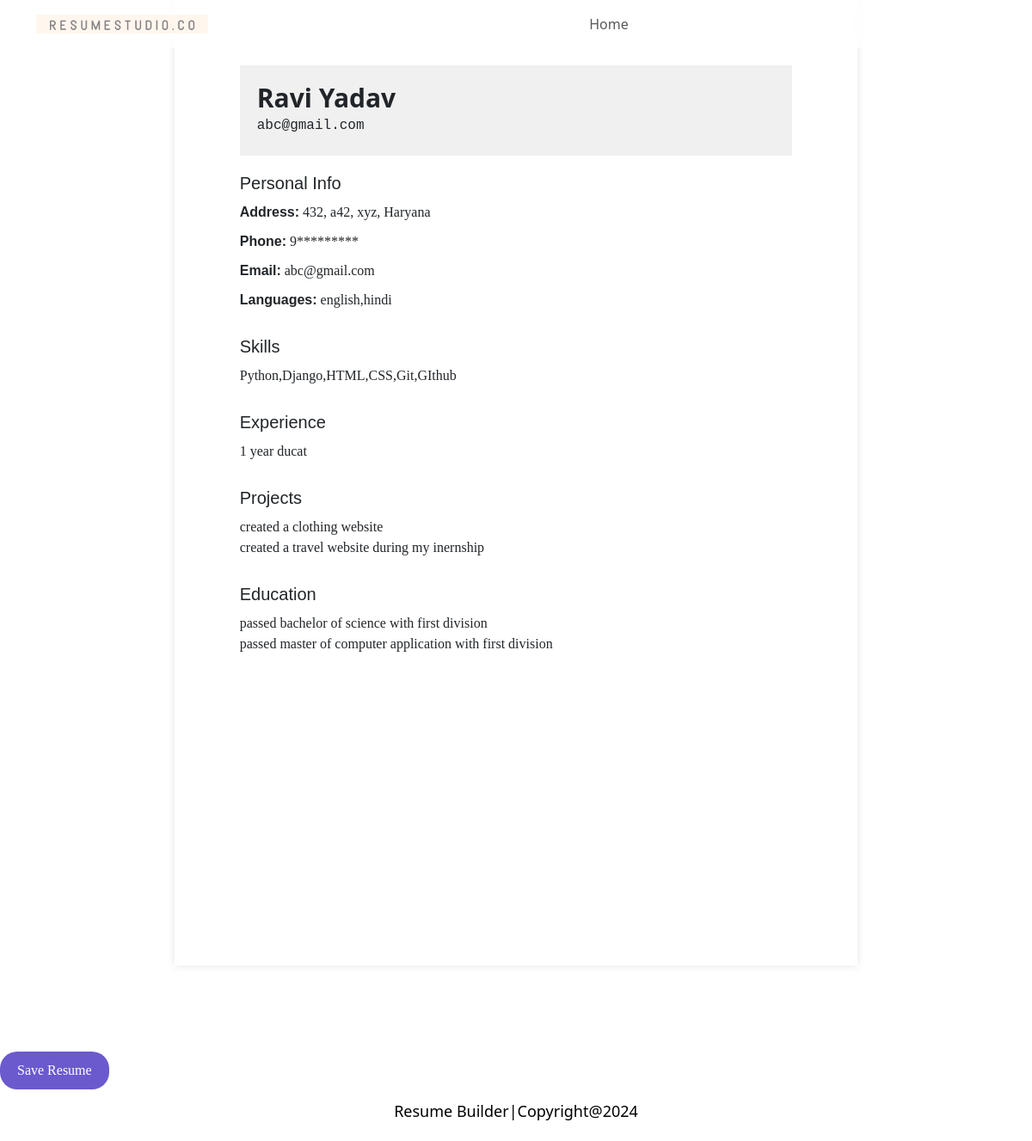
/1/, run on the app's committed database.
### app/models.py (models this page shows, shortened)
class Resume(models.Model):
    name = models.CharField(max_length=100)
    email = models.EmailField(max_length=100)
    phone = models.CharField(max_length=20)
    education = models.TextField(max_length=5000)
    experience = models.TextField(max_length=5000)
    skills = models.TextField(max_length=5000)
    languages = models.CharField(max_length=500)
    projects = models.TextField(max_length=5000, default=None)
    state = models.CharField(max_length=100,default=None, blank=True)
    city = models.CharField(max_length=100,default=None, blank=True)
    block = models.CharField(max_length=200,default=None, blank=True)
    house_number = models.CharField(max_length=100,default=None, blank=True)

### app/views.py (the view)
# urls.py: path('<int:pk>/', views.resume_detail, name='resume_detail'),
def resume_detail(request,pk):
    resume= Resume.objects.get(pk=pk)
    context = {'resume': resume}
    return render(request,'app/resume_detail.html' ,context)

### app/templates/app/resume_detail.html
{% extends 'app/base.html' %}
{% load static %}
{% block main-content %}
<div class="resume-container">
    <div class="resume-header">
        <h1>{{ resume.name }}</h1>
        <h5>{{ resume.email }}</h5>
    </div>
    <div class="resume-columns">
        <div class="resume-column">
            <h2>Personal Info</h2>
            <p><strong>Address:</strong> {{ resume.house_number }}, {{ resume.block }}, {{ resume.city }}, {{ resume.state }}</p>
            <p><strong>Phone:</strong> {{ resume.phone }}</p>
            <p><strong>Email:</strong> {{ resume.email }}</p>
            <p><strong>Languages:</strong> {{ resume.languages }}</p>
        </div>
        <div class="resume-column">
            <h2>Skills</h2>
            <p class="wrap-text">{{ resume.skills }}</p>
        </div>
        <div class="resume-column">
            <h2>Experience</h2>
            <p class="wrap-text">{{ resume.experience }}</p>
        </div>
        <div class="resume-column">
            <h2>Projects</h2>
            <p class="wrap-text">{{ resume.projects }}</p>
        </div>
        <div class="resume-column">
            <h2>Education</h2>
            <p class="wrap-text">{{ resume.education }}</p>
        </div>
    </div>
</div>
<a href="{% url 'download_jpg' pk=resume.pk %}" target="_blank">
    <button class="round-button2">Save Resume</button>
</a>
{% endblock main-content %}

### app/templates/app/base.html (shortened to what this page needs)
<!DOCTYPE html>
{% load static %}
<html lang="en">
<head>
    <link href="https://cdn.jsdelivr.net/npm/bootstrap@5.3.2/dist/css/bootstrap.min.css" rel="stylesheet">
    <link rel="stylesheet" href="{% static 'app/css/styles.css' %}"/>
</head>
<body>
  <nav class="navbar navbar-expand-lg">
    <div class="container">
        <a class="navbar-brand" href="#">
            <img src="{% static "app/images/resumelogo.jpg" %}" class="logo" alt="Logo"/>
        </a>
        <div class="collapse navbar-collapse" id="navbarSupportedContent">
            <ul class="navbar-nav">
                <li class="nav-item">
                    <a class="nav-link" href="/">Home</a>
                </li>
            </ul>
        </div>
    </div>
  </nav>
  <footer>
    <p>Resume Builder|Copyright@2024</p>
  </footer>
{% block main-content %}{% endblock main-content %}
</body>
</html>

### app/static/app/css/styles.css (style rules this page uses)
* { padding:0; margin:0;box-sizing: border-box; }
body { width: 100%; background-color:white; }
.logo { mix-blend-mode:hue; width: 200px; height: auto; background-color: rgba(255, 255, 255, 0.5) ! important; }
.navbar { position: fixed; width: 100%; justify-content: center; align-items: center; background: rgba(255, 255, 255, 0.5); backdrop-filter: blur(10px); -webkit-backdrop-filter: blur(10px); }
.navbar-brand, .navbar-nav { display: flex; align-items: center; justify-content: center; }
.navbar-collapse { justify-content: center; }
.nav-item { padding: 0 10px; }
footer { background: rgba(255, 255, 255, 0.5); backdrop-filter: blur(10px); -webkit-backdrop-filter: blur(10px); color: black; text-align: center; padding: 5px; width: 100%; box-sizing: border-box; position:fixed; bottom: 0; }
footer p { font-size: 18px; }
.resume-container { width: 210mm; height: 297mm; margin: 0 auto; background-color: #fff; box-shadow: 0 0 10px rgba(0, 0, 0, 0.1); padding: 20mm; overflow: hidden; margin-bottom: 100px; }
.resume-header { margin-bottom: 20px; background-color: #f0f0f0; padding: 20px; text-align: left; }
.resume-header h1 { font-family:system-ui, -apple-system, BlinkMacSystemFont, 'Segoe UI', Roboto, Oxygen, Ubuntu, Cantarell, 'Open Sans', 'Helvetica Neue', sans-serif; font-weight: bolder; font-size: 30px; margin: 0; }
.resume-header h5 { font-family:monospace; font-size: 16px; margin: 5px 0; }
.resume-columns { display: flex; flex-wrap: wrap; }
.resume-column { width: 100%; margin-bottom: 20px; box-sizing: border-box; }
.resume-column h2 { font-family: 'Lucida Sans', 'Lucida Sans Regular', 'Lucida Grande', 'Lucida Sans Unicode', Geneva, Verdana, sans-serif; font-size: 20px; margin-bottom: 10px; }
.resume-column strong { font-family: 'Lucida Sans', 'Lucida Sans Regular', 'Lucida Grande', 'Lucida Sans Unicode', Geneva, Verdana, sans-serif; margin-bottom: 10px; }
.resume-column p { font-family: 'Times New Roman', Times, serif; font-size: 16px; line-height: 1.5; margin: 0 0 10px; word-wrap: break-word; }
.wrap-text { white-space: pre-wrap; overflow-wrap: break-word; }
.round-button2 { font-family:'Times New Roman', Times, serif; background-color: #6a5acd; color: white; padding: 10px 20px; border-radius: 20px; font-size: 16px; cursor: pointer; border: none; margin-bottom: 60px; display:inline-block; align-items: center; justify-content: center; }

### data on the page
Resume: name "Ravi Yadav", email "abc@gmail.com", house_number "432", block "a42", city "xyz", state "Haryana", phone "9*********", languages "english,hindi", skills "Python,Django,HTML,CSS,Git,GIthub", experience "1 year ducat", projects "created a clothing website created a travel website during my inernship", education "passed bachelor of science with first division passed master of computer application with first division"
